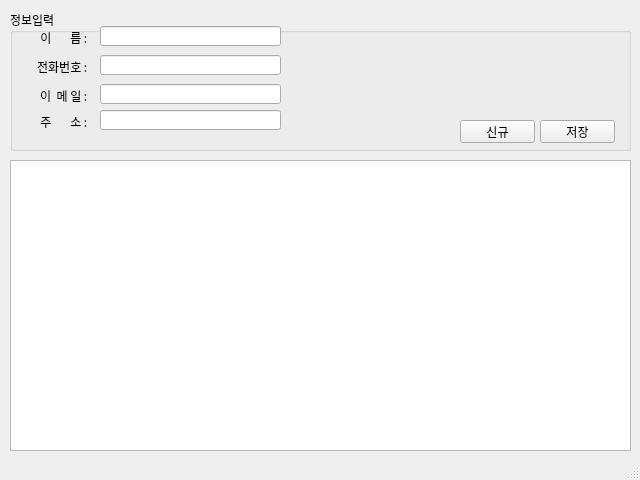
<?xml version="1.0" encoding="UTF-8"?>
<ui version="4.0">
 <class>MainWindow</class>
 <widget class="QMainWindow" name="MainWindow">
  <property name="geometry">
   <rect>
    <x>0</x>
    <y>0</y>
    <width>640</width>
    <height>480</height>
   </rect>
  </property>
  <property name="font">
   <font>
    <family>나눔고딕</family>
   </font>
  </property>
  <property name="windowTitle">
   <string>MainWindow</string>
  </property>
  <widget class="QWidget" name="centralwidget">
   <widget class="QWidget" name="verticalLayoutWidget">
    <property name="geometry">
     <rect>
      <x>10</x>
      <y>10</y>
      <width>621</width>
      <height>141</height>
     </rect>
    </property>
    <layout class="QVBoxLayout" name="verticalLayout">
     <item>
      <widget class="QGroupBox" name="groupBox">
       <property name="title">
        <string>정보입력</string>
       </property>
       <widget class="QLabel" name="label">
        <property name="geometry">
         <rect>
          <x>20</x>
          <y>22</y>
          <width>60</width>
          <height>12</height>
         </rect>
        </property>
        <property name="text">
         <string>이       름 : </string>
        </property>
        <property name="alignment">
         <set>Qt::AlignRight|Qt::AlignTrailing|Qt::AlignVCenter</set>
        </property>
       </widget>
       <widget class="QLineEdit" name="txtName">
        <property name="geometry">
         <rect>
          <x>90</x>
          <y>16</y>
          <width>181</width>
          <height>20</height>
         </rect>
        </property>
        <property name="inputMethodHints">
         <set>Qt::ImhLatinOnly</set>
        </property>
       </widget>
       <widget class="QLineEdit" name="txtPhone">
        <property name="geometry">
         <rect>
          <x>90</x>
          <y>45</y>
          <width>181</width>
          <height>20</height>
         </rect>
        </property>
        <property name="inputMethodHints">
         <set>Qt::ImhFormattedNumbersOnly</set>
        </property>
       </widget>
       <widget class="QLabel" name="label_2">
        <property name="geometry">
         <rect>
          <x>20</x>
          <y>51</y>
          <width>60</width>
          <height>12</height>
         </rect>
        </property>
        <property name="text">
         <string>전화번호 : </string>
        </property>
        <property name="alignment">
         <set>Qt::AlignRight|Qt::AlignTrailing|Qt::AlignVCenter</set>
        </property>
       </widget>
       <widget class="QLabel" name="label_3">
        <property name="geometry">
         <rect>
          <x>20</x>
          <y>80</y>
          <width>60</width>
          <height>12</height>
         </rect>
        </property>
        <property name="text">
         <string>이  메 일 : </string>
        </property>
        <property name="alignment">
         <set>Qt::AlignRight|Qt::AlignTrailing|Qt::AlignVCenter</set>
        </property>
       </widget>
       <widget class="QLineEdit" name="txtEmail">
        <property name="geometry">
         <rect>
          <x>90</x>
          <y>74</y>
          <width>181</width>
          <height>20</height>
         </rect>
        </property>
       </widget>
       <widget class="QLineEdit" name="txtAddress">
        <property name="geometry">
         <rect>
          <x>90</x>
          <y>100</y>
          <width>181</width>
          <height>20</height>
         </rect>
        </property>
       </widget>
       <widget class="QLabel" name="label_4">
        <property name="geometry">
         <rect>
          <x>20</x>
          <y>106</y>
          <width>60</width>
          <height>12</height>
         </rect>
        </property>
        <property name="text">
         <string>주       소 : </string>
        </property>
        <property name="alignment">
         <set>Qt::AlignRight|Qt::AlignTrailing|Qt::AlignVCenter</set>
        </property>
       </widget>
       <widget class="QPushButton" name="btnNew">
        <property name="geometry">
         <rect>
          <x>450</x>
          <y>110</y>
          <width>75</width>
          <height>23</height>
         </rect>
        </property>
        <property name="text">
         <string>신규</string>
        </property>
       </widget>
       <widget class="QPushButton" name="btnSave">
        <property name="geometry">
         <rect>
          <x>530</x>
          <y>110</y>
          <width>75</width>
          <height>23</height>
         </rect>
        </property>
        <property name="text">
         <string>저장</string>
        </property>
       </widget>
      </widget>
     </item>
    </layout>
   </widget>
   <widget class="QWidget" name="verticalLayoutWidget_2">
    <property name="geometry">
     <rect>
      <x>10</x>
      <y>160</y>
      <width>621</width>
      <height>291</height>
     </rect>
    </property>
    <layout class="QVBoxLayout" name="verticalLayout_2">
     <item>
      <widget class="QTableWidget" name="tblAddress"/>
     </item>
    </layout>
   </widget>
  </widget>
  <widget class="QStatusBar" name="stbCurrent"/>
 </widget>
 <resources/>
 <connections/>
</ui>
